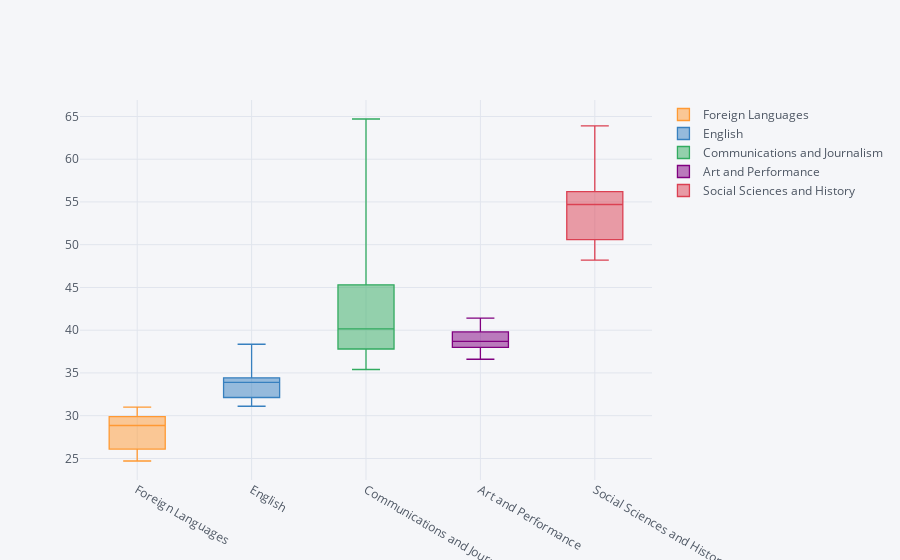

Notebook source saved alongside this figure:
### Code cell
df=bachelor_degrees.loc[:,lib_arts_cats]
df=df.apply(substract)
title_plot, x_title, y_title = 'Men distribution in liberal arts degrees 1970-2011','Liberal arts degrees','Percent'
fig=plot_box_cf(df,title_plot,x_title,y_title)
iplot(fig,config=config_cf)

### Figure 1 — Plotly figure (JSON) as saved in the notebook; plotly's stock layout.template omitted (floating-point values rounded to 4 significant figures)
{"data": [{"boxpoints": false, "line": {"width": 1.3}, "marker": {"color": "rgba(255, 153, 51, 1.0)"}, "name": "Foreign Languages", "orientation": "v", "type": "box", "uid": "27e498fe-25f4-45f8-8107-bb1ca86a7e1d", "y": [26.2, 26.1, 25.4, 25.1, 24.7, 25, 25.6, 25.7, 25.7, 25.8, 25.9, 26.1, 27.3, 28.2, 27.9, 29.2, 28.8, 28, 27.7, 27.6, 28.8, 28.9, 29, 30, 30.9, 30.4, 30.3, 30, 29.9, 29.1, 29.1, 28.8, 29.5, 29.4, 29.2, 30.1, 30.4, 29.8, 29.8, 30.7, 31, 30.5]}, {"boxpoints": false, "line": {"width": 1.3}, "marker": {"color": "rgba(55, 128, 191, 1.0)"}, "name": "English", "orientation": "v", "type": "box", "uid": "e7805ec8-e822-42b6-ada2-387661a99263", "y": [34.43, 35.44, 36.34, 37.06, 37.59, 38.35, 37.85, 37.28, 36.38, 34.91, 34.72, 34.16, 34.15, 34.08, 34.25, 34.2, 34.02, 33.29, 32.86, 32.98, 33.08, 33.76, 34.38, 34.27, 34.36, 34.06, 33.56, 33.21, 32.74, 32.18, 31.63, 31.42, 31.17, 31.11, 31.55, 31.43, 31.7, 32.13, 32.41, 32.03, 32.07, 31.57]}, {"boxpoints": false, "line": {"width": 1.3}, "marker": {"color": "rgba(50, 171, 96, 1.0)"}, "name": "Communications and Journalism", "orientation": "v", "type": "box", "uid": "57d48d96-a7f6-4ed2-8b77-a09d343a0ecd", "y": [64.7, 64.5, 63.4, 61.6, 59.5, 58.5, 55.7, 53.1, 50.1, 47.7, 45.3, 43.6, 42, 41.4, 40.9, 41, 40, 39.8, 39.6, 39.5, 39.2, 39.2, 40.3, 41.3, 41.9, 41.2, 41.3, 40, 40, 38.8, 38.1, 37, 36.3, 35.4, 35.8, 36.6, 37, 37.5, 37.6, 37.2, 37.5, 37.8]}, {"boxpoints": false, "line": {"width": 1.3}, "marker": {"color": "rgba(128, 0, 128, 1.0)"}, "name": "Art and Performance", "orientation": "v", "type": "box", "uid": "df095a75-7ffc-439c-a48a-2bf42a731497", "y": [40.3, 40.1, 39.6, 39.8, 38.1, 39.1, 38.7, 38, 37.5, 36.8, 36.6, 36.7, 36.9, 37.6, 37.9, 38.2, 37.9, 38.3, 38.3, 38, 37.4, 37.9, 39, 39.8, 40.6, 40.8, 41.4, 41.3, 40.9, 40.8, 40.8, 40.6, 39.1, 38.9, 38.7, 38.6, 38.4, 38.6, 39.3, 39, 38.7, 38.8]}, {"boxpoints": false, "line": {"width": 1.3}, "marker": {"color": "rgba(219, 64, 82, 1.0)"}, "name": "Social Sciences and History", "orientation": "v", "type": "box", "uid": "39cbc365-0382-4bab-9493-5cb97399ea17", "y": [63.2, 63.8, 63.9, 63.6, 62.7, 62.3, 60.8, 59.5, 58.2, 56.4, 55.8, 55.4, 55.4, 55.9, 55.9, 56.2, 56, 56.1, 55.6, 55.8, 54.9, 54.5, 54.2, 53.9, 53.2, 52.1, 51.3, 50.8, 49.5, 48.8, 48.2, 48.3, 48.5, 49.1, 49.5, 50, 50.2, 50.7, 50.6, 50.6, 50.7, 50.8]}], "layout": {"legend": {"bgcolor": "#F5F6F9", "font": {"color": "#4D5663"}}, "paper_bgcolor": "#F5F6F9", "plot_bgcolor": "#F5F6F9", "title": {"font": {"color": "#4D5663"}}, "xaxis": {"gridcolor": "#E1E5ED", "showgrid": true, "tickfont": {"color": "#4D5663"}, "title": {"font": {"color": "#4D5663"}, "text": ""}, "zerolinecolor": "#E1E5ED"}, "yaxis": {"gridcolor": "#E1E5ED", "showgrid": true, "tickfont": {"color": "#4D5663"}, "title": {"font": {"color": "#4D5663"}, "text": ""}, "zerolinecolor": "#E1E5ED"}}}
